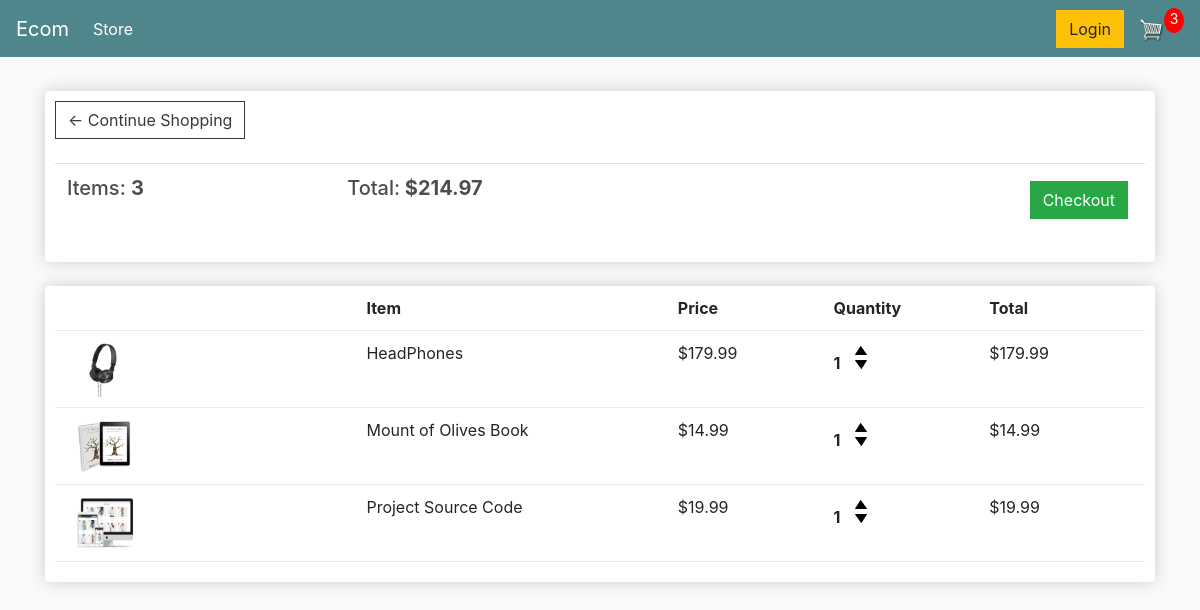
The app's page /cart/ (signed in) with its own data.
### store/models.py (models this page shows, shortened)
class Order(models.Model):
    custromer = models.ForeignKey(Custromer, on_delete=models.SET_NULL, blank=True, null=True)
    date_order = models.DateTimeField(auto_now_add=True)
    complete = models.BooleanField(default=False, null=True, blank=False)
    transaction_id = models.CharField(max_length=200, null=True)
    @property
    def get_cart_total(self):
        orderitems = self.orderitem_set.all()
        total = sum([item.get_total for item in orderitems])
        return total
    @property
    def get_cart_items(self):
        orderitems = self.orderitem_set.all()
        total = sum([item.quantity for item in orderitems])
        return total

class OrderItem(models.Model):
    product = models.ForeignKey(Product, on_delete=models.SET_NULL, blank=True, null=True)
    order = models.ForeignKey(Order, on_delete=models.SET_NULL, blank=True, null=True)
    quantity = models.IntegerField(default=0, null=True, blank=True)
    date_added = models.DateTimeField(auto_now_add=True)
    @property
    def get_total(self):
        total = self.product.price * self.quantity
        return total

class Product(models.Model):
    name = models.CharField(max_length=200, null=True)
    price = models.DecimalField(max_digits=7, decimal_places=2)
    digital = models.BooleanField(default=False, null=True, blank=False)
    image = models.ImageField(null=True, blank=True)
    @property
    def imageURL(self):
        try:
            url = self.image.url
        except:
            url = ''
        return url

### store/views.py (the view)
# urls.py: path('cart/', views.cart, name='cart'),
def cart(request):
    data = cartData(request)
    cartItem = data['cartItems']
    order = data['order']
    items = data['items']
    context = {"items":items, 'order':order,'cartItem':cartItem}
    return render(request, 'store/cart.html', context)

### store/utils.py (called while the page is built)
def cartData(request):
    if request.user.is_authenticated:
        customer = request.user.custromer
        order, created = Order.objects.get_or_create(custromer=customer, complete=False)
        items = order.orderitem_set.all()
        cartItem = order.get_cart_items
    else:
        cookiData = cookieCart(request)
        cartItem = cookiData['cartItems']
        order = cookiData['order']
        items = cookiData['items']
    return {'cartItems':cartItem, 'order':order, 'items':items}

### store/templates/store/cart.html
{% extends 'store/main.html' %}
{% load static %}
{% block content %}
	<div class="row">
		<div class="col-lg-12">
			<div class="box-element">
				<a  class="btn btn-outline-dark" href="{% url 'store' %}">&#x2190; Continue Shopping</a>
				<br>
				<br>
				<table class="table">
					<tr>
						<th><h5>Items: <strong>{{ order.get_cart_items }}</strong></h5></th>
						<th><h5>Total:<strong> ${{ order.get_cart_total|floatformat:2 }}</strong></h5></th>
						<th>
							<a  style="float:right; margin:5px;" class="btn btn-success" href="{% url 'checkout' %}">Checkout</a>
						</th>
					</tr>
				</table>
			</div>
			<br>
			<div class="box-element">
				<div class="cart-row">
					<div style="flex:2"></div>
					<div style="flex:2"><strong>Item</strong></div>
					<div style="flex:1"><strong>Price</strong></div>
					<div style="flex:1"><strong>Quantity</strong></div>
					<div style="flex:1"><strong>Total</strong></div>
				</div>
				{% for item in items %}
				<div class="cart-row">
					<div style="flex:2"><img class="row-image" src="{{ item.product.imageURL }}"></div>
					<div style="flex:2"><p>{{ item.product.name }}</p></div>
					<div style="flex:1"><p>${{ item.product.price|floatformat:2}}</p></div>
					<div style="flex:1">
						<p class="quantity">{{ item.quantity }}</p>
						<div class="quantity">
							<img data-product={{item.product.id}} data-action="add" class="chg-quantity update-cart" src="{% static  'images/arrow-up.png' %}">
							<img data-product={{item.product.id}} data-action="remove" class="chg-quantity update-cart" src="{% static  'images/arrow-down.png' %}">
						</div>
					</div>
					<div style="flex:1"><p>${{item.get_total}}</p></div>
				</div>
				{% endfor %}
			</div>
		</div>
	</div>
{% endblock content %}

### static/css/main.css (style rules this page uses)
body { background-color: hsl(0, 0%, 98%); }
h1, h2, h3, h4, h5, h6 { color: hsl(0, 0%, 30%); }
.box-element { box-shadow: hsl(0, 0%, 80%) 0 0 16px; background-color: #fff; border-radius: 4px; padding: 10px; }
.col-lg-4, .col-lg-6, .col-lg-8, .col-lg-12 { margin-top: 10px; }
.btn { border-radius: 0; }
.row-image { width: 100px; }
.cart-row { display: flex; align-items: flex-stretch; padding-bottom: 10px; margin-bottom: 10px; border-bottom: 1px solid #ececec; }
.quantity { display: inline-block; font-weight: 700; padding-right: 10px; }
.chg-quantity { width: 12px; cursor: pointer; display: block; margin-top: 5px; transition: .1s; }

### records on screen
Order: get_cart_items "3", get_cart_total "214.97"
OrderItem: product.imageURL (picture), product.name "HeadPhones", product.price "179.99", quantity "1", get_total "179.99"
OrderItem: product.imageURL (picture), product.name "Mount of Olives Book", product.price "14.99", quantity "1", get_total "14.99"
OrderItem: product.imageURL (picture), product.name "Project Source Code", product.price "19.99", quantity "1", get_total "19.99"

### other values on screen
{{ cartItem }} "3"
